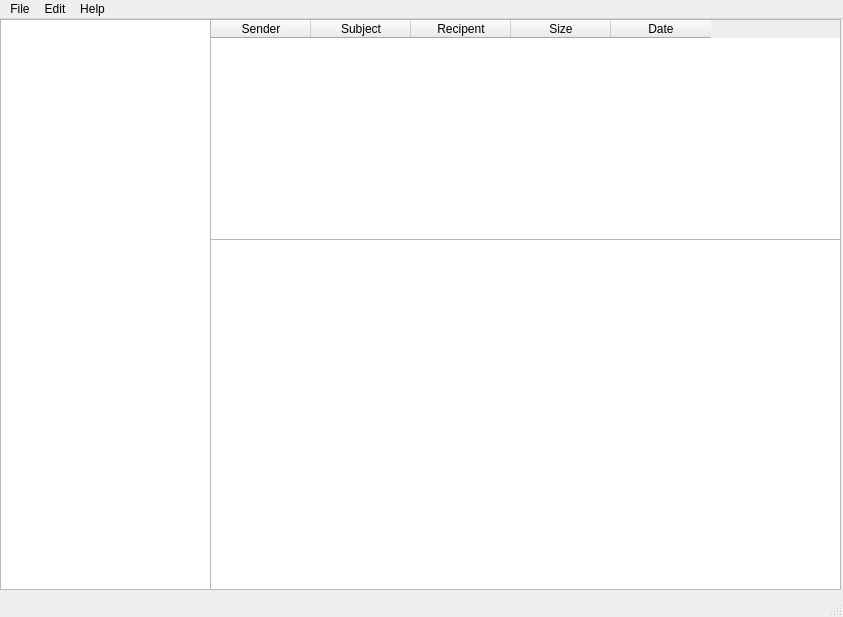
<?xml version="1.0" encoding="UTF-8"?>
<ui version="4.0">
 <class>MainWindow</class>
 <widget class="QMainWindow" name="MainWindow">
  <property name="geometry">
   <rect>
    <x>0</x>
    <y>0</y>
    <width>843</width>
    <height>617</height>
   </rect>
  </property>
  <property name="windowTitle">
   <string>MainWindow</string>
  </property>
  <widget class="QWidget" name="centralwidget">
   <widget class="QTreeView" name="treeView">
    <property name="geometry">
     <rect>
      <x>0</x>
      <y>0</y>
      <width>211</width>
      <height>571</height>
     </rect>
    </property>
   </widget>
   <widget class="QTableWidget" name="tableWidget">
    <property name="geometry">
     <rect>
      <x>210</x>
      <y>0</y>
      <width>631</width>
      <height>221</height>
     </rect>
    </property>
    <column>
     <property name="text">
      <string>Sender</string>
     </property>
    </column>
    <column>
     <property name="text">
      <string>Subject</string>
     </property>
    </column>
    <column>
     <property name="text">
      <string>Recipent</string>
     </property>
    </column>
    <column>
     <property name="text">
      <string>Size</string>
     </property>
    </column>
    <column>
     <property name="text">
      <string>Date</string>
     </property>
    </column>
   </widget>
   <widget class="QTextBrowser" name="textBrowser">
    <property name="geometry">
     <rect>
      <x>210</x>
      <y>220</y>
      <width>631</width>
      <height>351</height>
     </rect>
    </property>
   </widget>
  </widget>
  <widget class="QMenuBar" name="menubar">
   <property name="geometry">
    <rect>
     <x>0</x>
     <y>0</y>
     <width>843</width>
     <height>22</height>
    </rect>
   </property>
   <widget class="QMenu" name="menuFile">
    <property name="title">
     <string>File</string>
    </property>
   </widget>
   <widget class="QMenu" name="menuEdit">
    <property name="title">
     <string>Edit</string>
    </property>
   </widget>
   <widget class="QMenu" name="menuHelp">
    <property name="title">
     <string>Help</string>
    </property>
   </widget>
   <addaction name="menuFile"/>
   <addaction name="menuEdit"/>
   <addaction name="menuHelp"/>
  </widget>
  <widget class="QStatusBar" name="statusbar"/>
 </widget>
 <resources/>
 <connections/>
</ui>
